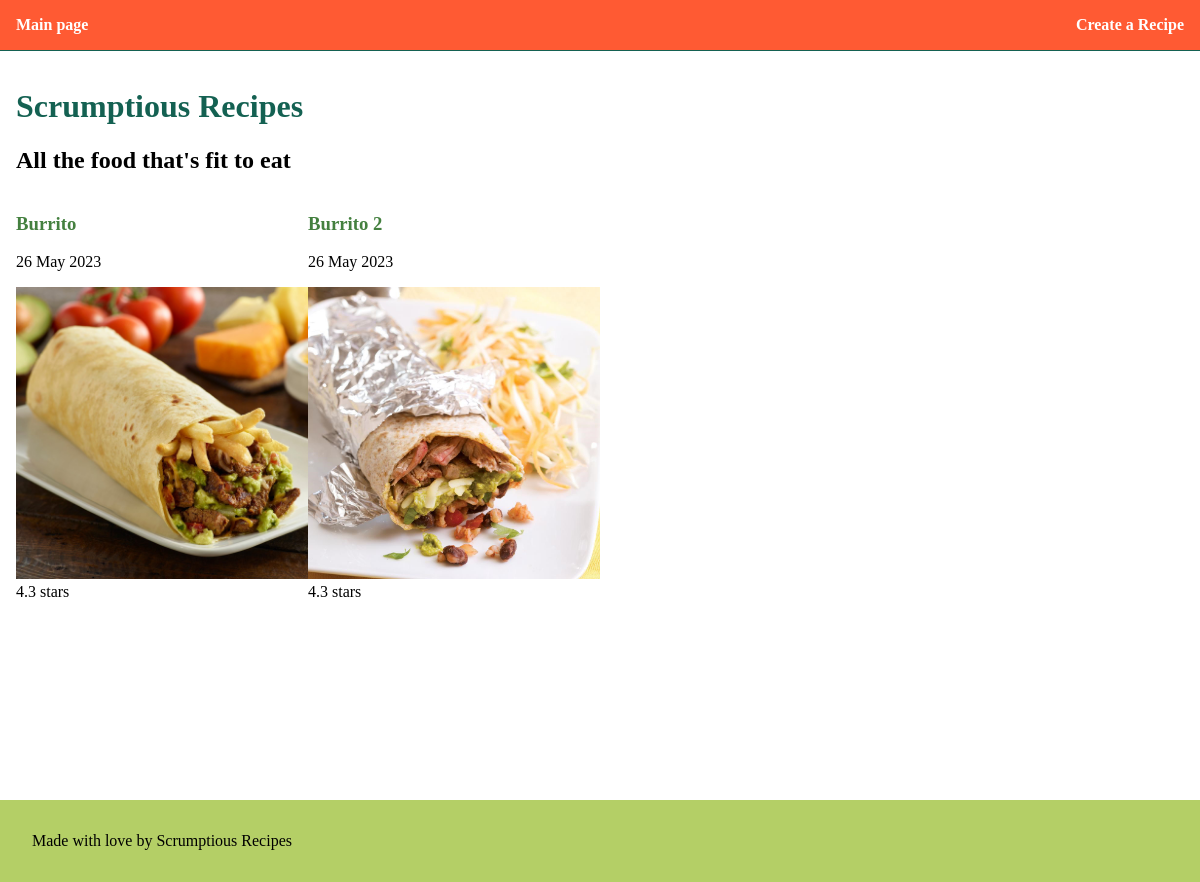
Before: /recipes/ with the older database file.
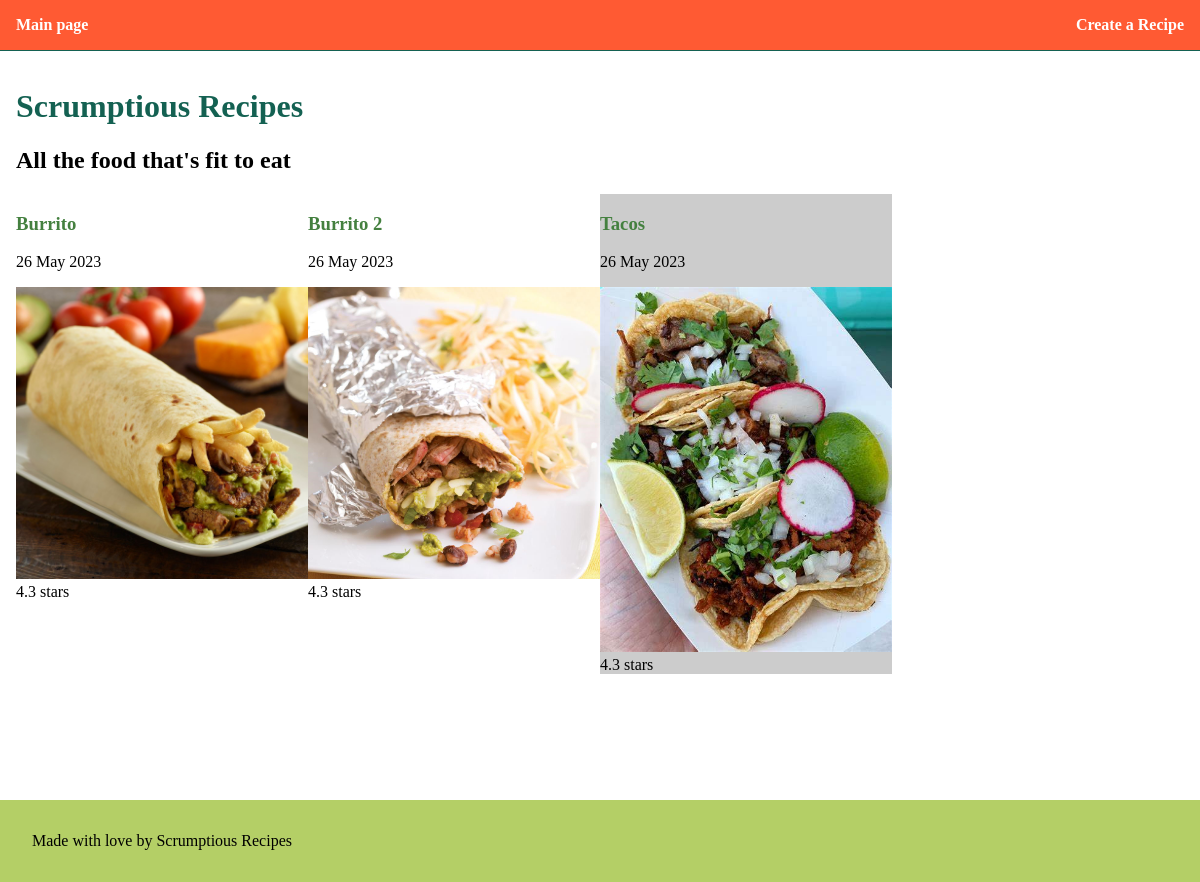
After: the same page with the newer database file.
### recipes/models.py (models this page shows)
class Recipe(models.Model):
    title = models.CharField(max_length=200)
    picture = models.ImageField(upload_to="images/")
    description = models.TextField()
    created_on = models.DateTimeField(auto_now_add=True)

### recipes/views.py (the view)
# urls.py: path("", recipe_list, name="recipe_list"),
def recipe_list(request):
    recipes = Recipe.objects.all()
    context = {
            "recipe_list": recipes,
            }
    return render(request, "recipes/list.html", context)

### recipes/templates/recipes/list.html (shortened to what this page needs)
{% extends 'base.html'%}
{% block content %}
  <main>
    <h1>Scrumptious Recipes</h1>
    <h2>All the food that's fit to eat</h2>
    <div class="recipe-grid">
        {% for recipe in recipe_list %}
        <div class = "recipe-item {% cycle 'item1' 'item2' 'item3' %}">
        <h3>
          <a href="{% url 'show_recipe' recipe.id %}">{{ recipe.title }}</a>
        </h3>
          <p>{{ recipe.created_on|date:"j F Y" }}</p>
          <img class ="thumbnail" src="{{recipe.picture.url}}" />
        <div>4.3 stars</div>
      </div>
        {% endfor %}
    </div>
  </main>
{% endblock content %}

### recipes/templates/base.html (shortened to what this page needs)
{% load static %}
<!DOCTYPE html>
<html lang="en">
<head>
    <link rel="stylesheet" href="{% static 'css/recipes.css' %}">
</head>
<body>
  <div class="container">
  <header>
    <nav>
      <div class="nav-list">
      <a class = 'nav-item' href="{% url 'recipe_list' %}">Main page</a>
      <a class ='nav-item' href="{% url 'create_recipe' %}">Create a Recipe</a>
      </div>
    </nav>
  </header>
    {% block content %}{% endblock content %}
  </div>
    <footer>
      Made with love by Scrumptious Recipes
    </footer>
</body>
</html>

### recipes/static/css/recipes.css (style rules this page uses)
html,body { margin: 0; padding: 0; }
main { padding: 16px; }
footer { padding: 24px 0; background-color: #B4CF66; padding: 32px; margin-top: auto; }
img { height: 200px; }
.thumbnail { width: 100%; height: initial; }
nav { background-color: #FF5A33; border-bottom: 1px solid #146152; padding: 16px; }
nav a { color: white; font-weight: bold; }
h1 { color: #146152; }
a { color: #44803F; text-decoration: none; }
.recipe-grid { display: grid; grid-template-columns: repeat(4, 1fr); }
.nav-list { display:flex; justify-content: space-between; }
.recipe-item { width:100%; }
.item3 { background: #ccc; }
.container { display: flex; flex-direction: column; min-height:100vh; }

Changed rows visible on the page:
added Recipe: title "Tacos", created_on "26 May 2023", picture (picture)
